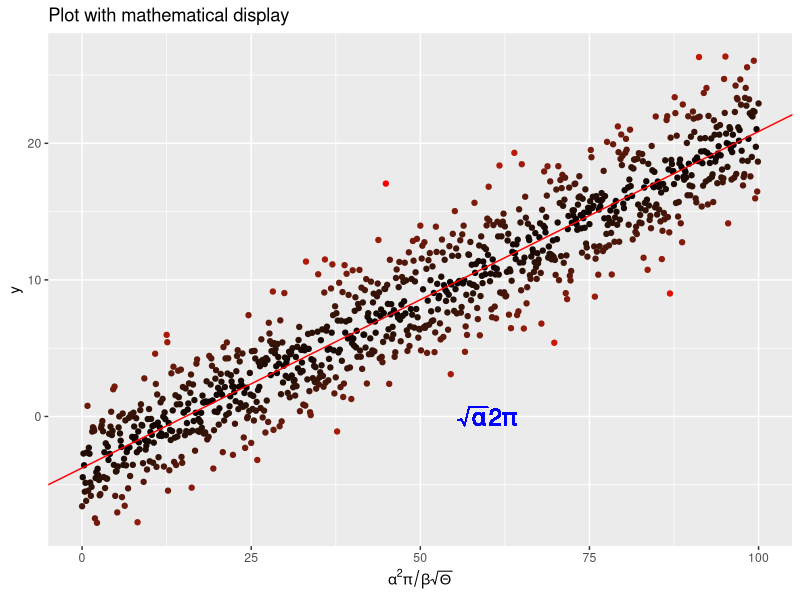

Write the R code that produced this figure.
######## Mathematical notation on an axis and in plot area ##############

# imports
library(ggplot2)

# create some linear regression data
x <- seq(0, 100, by = 0.1)
y <- -4. + 0.25*x + 
    rnorm(length(x), mean = 0., sd = 2.5)

# put data in a dataframe
my_data <- data.frame(x = x, y = y)

# perform a linear regression
my_lm <- summary(lm(y ~ x, data = my_data))

# plot the data
p <- ggplot(my_data, aes(x = x, 
                         y = y,
                         colour = abs(my_lm$residual))) +
            geom_point() +
            scale_colour_gradient(low = "black", high = "red") +
            theme(legend.position = "none") +
            scale_x_continuous(expression(alpha^2 * pi / beta * sqrt(Theta)))

# add regresssion line
p <- p + geom_abline(intercept = my_lm$coefficients[1][1],
                     slope = my_lm$coefficients[2][1],
                     colour = "red")

# put the mathematical equation on the plot
p <- p + geom_text(aes(x = 60,
                       y = 0,
                       label = "sqrt(alpha) * 2 * pi"),
                       parse = TRUE,
                       size = 6,
                       colour = "blue")

# save result into a pdf
pdf("../Results/MyLinReg.pdf")
p + ggtitle("Plot with mathematical display")
dev.off()

